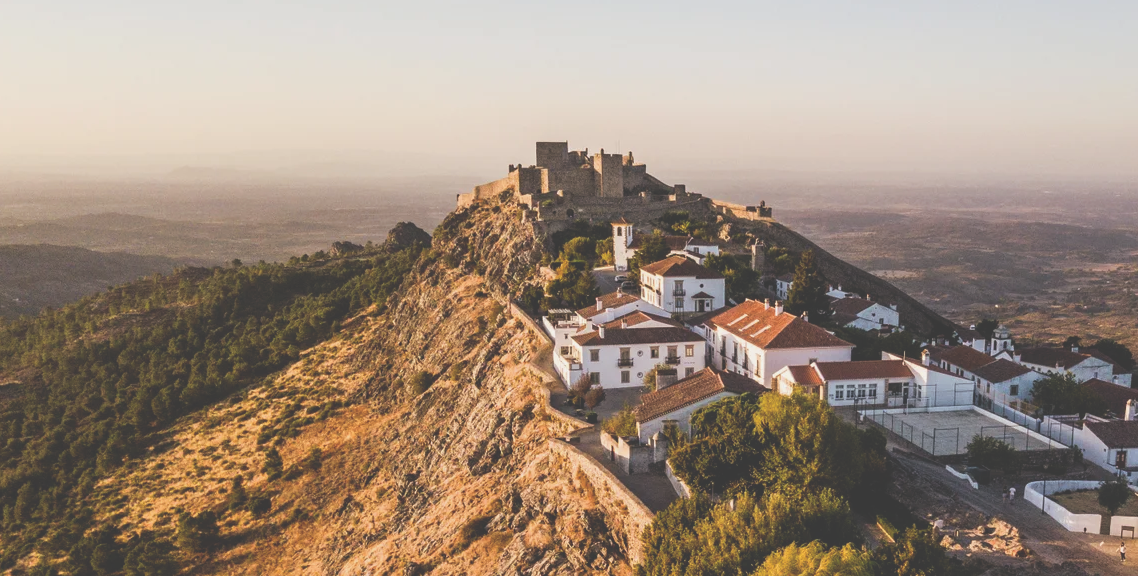
#> input picture Parte08/images/marvao/1.png, 1138 x 576 px, found by its file name
$ python main.py
#> lines starting #> are read from the running program, lines starting #| are printed output that depends on the picture; after the words box and inside, x2 and y2 are one past the last pixel; in counts of white or black regions, pixels touching at a corner belong together
#!/usr/bin/env python3

# Imports
import cv2 as cv
from copy import deepcopy

def main():
        # Read images
        img_1 = cv.imread('../images/castle/1.png')
#> img_1 is the input picture: shape (576, 1138, 3); mean B, G, R 124.3, 138.9, 156
        img_2 = cv.imread('../images/castle/2.png')
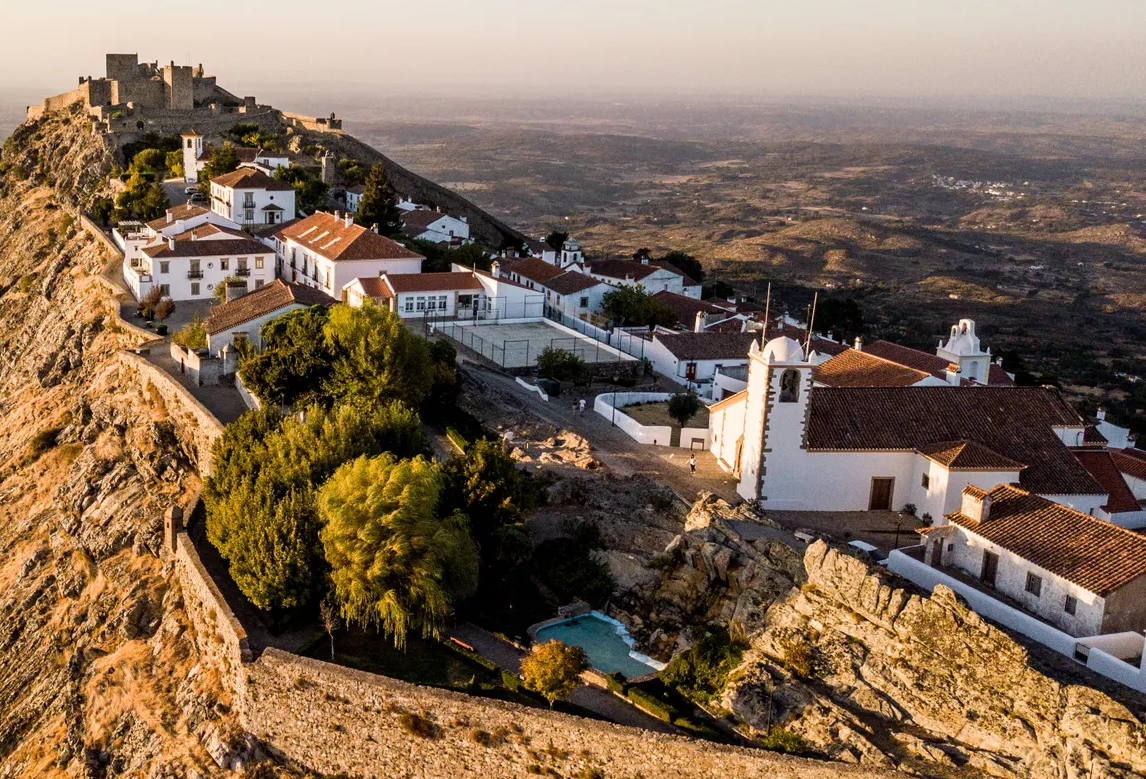
#> input picture Parte08/images/marvao/2.png, 1146 x 779 px, found by its file name
#> img_2 is the input picture: shape (779, 1146, 3); mean B, G, R 83, 104.3, 126.1

        # Create work copies
        img_1_gui = deepcopy(img_1)
        img_2_gui = deepcopy(img_2)

        # Create work window
        cv.namedWindow('Feature Matching', cv.WINDOW_NORMAL)

        # Convert images to gray
        gray_1 = cv.cvtColor(img_1_gui,cv.COLOR_BGR2GRAY)
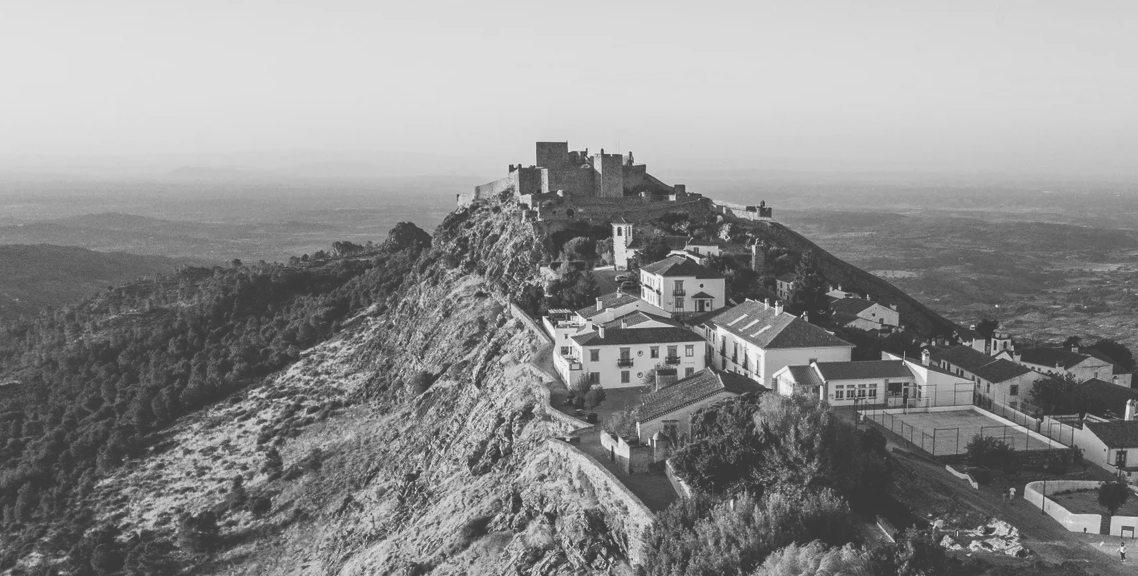
#> gray_1: shape (576, 1138); min 57, max 242, mean 142.3
        gray_2 = cv.cvtColor(img_2_gui,cv.COLOR_BGR2GRAY)
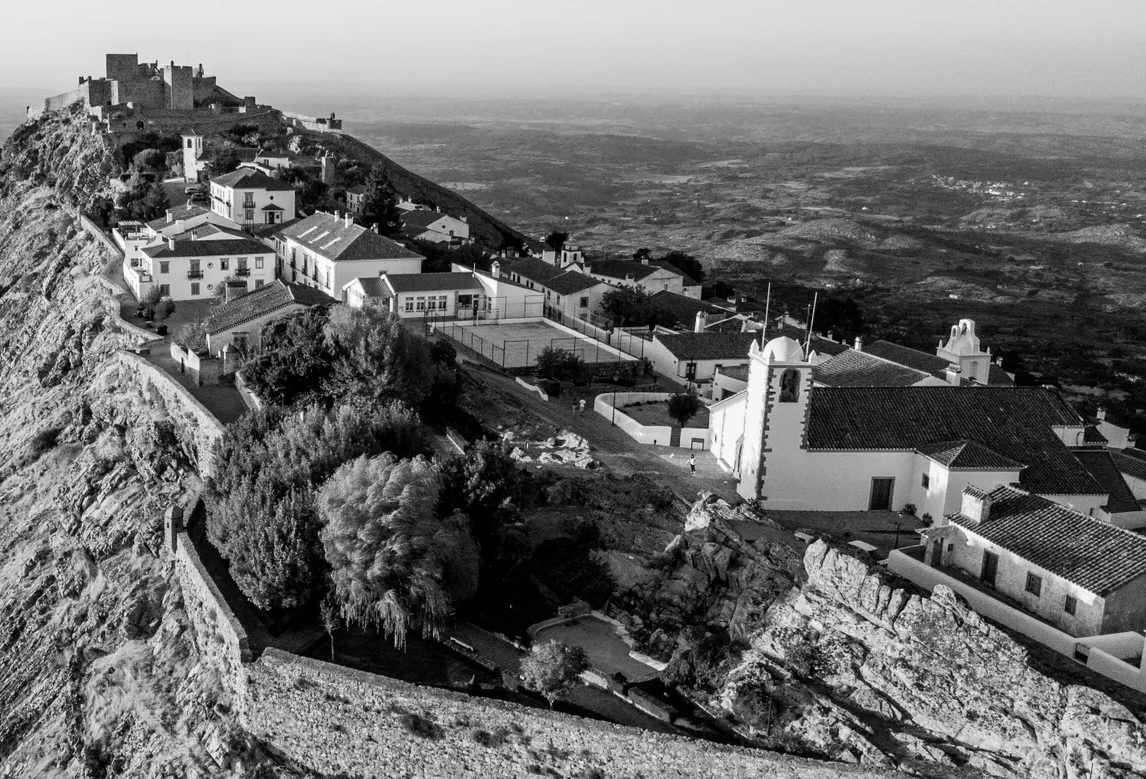
#> gray_2: shape (779, 1146); min 0, max 255, mean 108.4

        # Create SIFT object and apply it to the images
        sift = cv.SIFT_create(500)
        kp1, des1 = sift.detectAndCompute(gray_1,None)
#> kp1 = 500 keypoints; strongest (x, y, size): (747, 299, 1.8), (776, 303, 1.8), (672, 198, 4.4), (602, 150, 2.1)
        kp2, des2 = sift.detectAndCompute(gray_2,None)
#> kp2 = 500 keypoints; strongest (x, y, size): (271, 198, 2.3), (857, 339, 2.6), (317, 211, 2), (655, 441, 1.9)

        # Draws key points in the image
        cv.drawKeypoints(img_1_gui, kp1, img_1_gui)
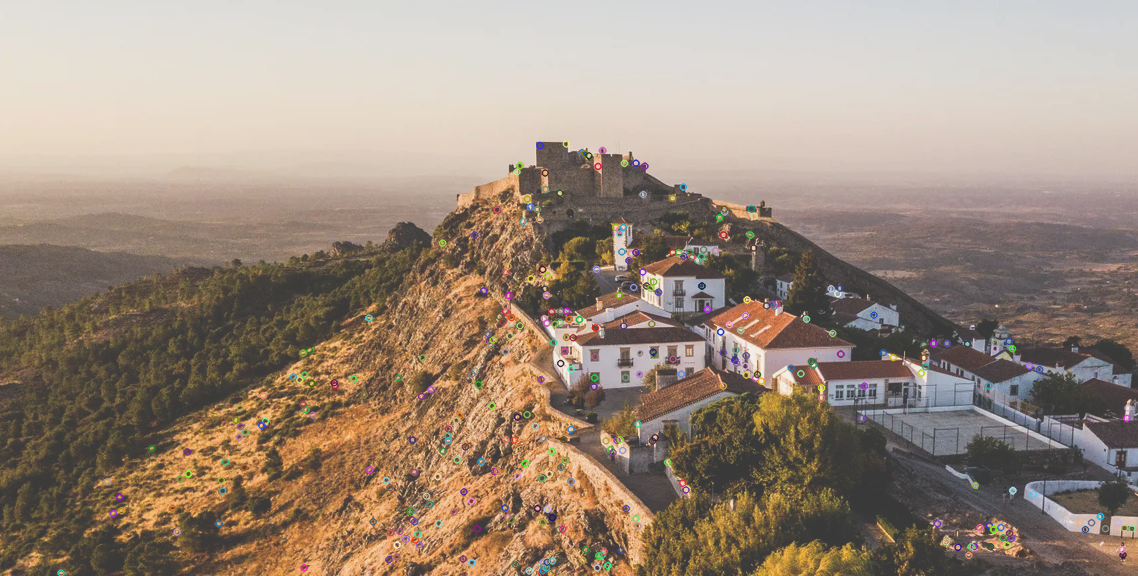
#> img_1_gui: shape (576, 1138, 3); 2.58% of pixels changed, all inside (x1, y1, x2, y2) = (56, 139, 1136, 576)
        cv.drawKeypoints(img_2_gui, kp2, img_2_gui)
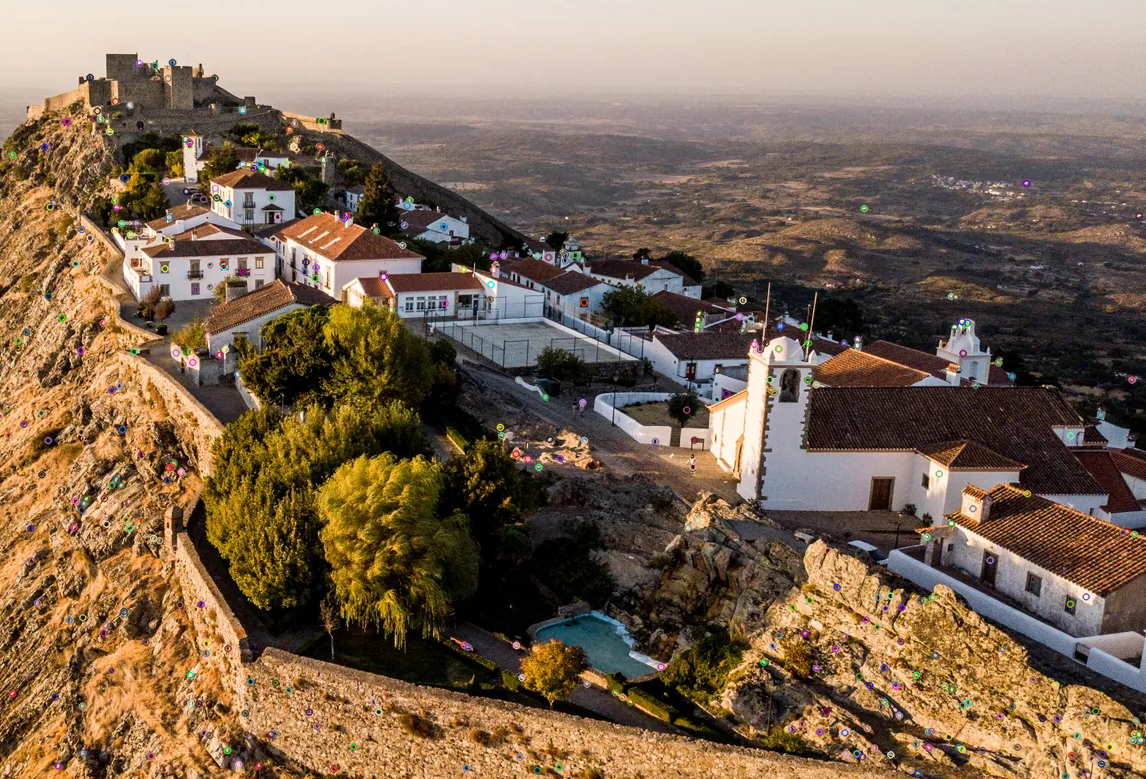
#> img_2_gui: shape (779, 1146, 3); 2.05% of pixels changed, all inside (x1, y1, x2, y2) = (4, 58, 1145, 779)

        # BFMatcher with default params
        bf = cv.BFMatcher()
        matches = bf.knnMatch(des1,des2,k=2)
#> matches = 500 matches

        # cv.drawMatchesKnn expects list of lists as matches.
        img3 = cv.drawMatchesKnn(img_1_gui, kp1, img_2_gui, kp2,matches, None, flags = cv.DrawMatchesFlags_NOT_DRAW_SINGLE_POINTS)
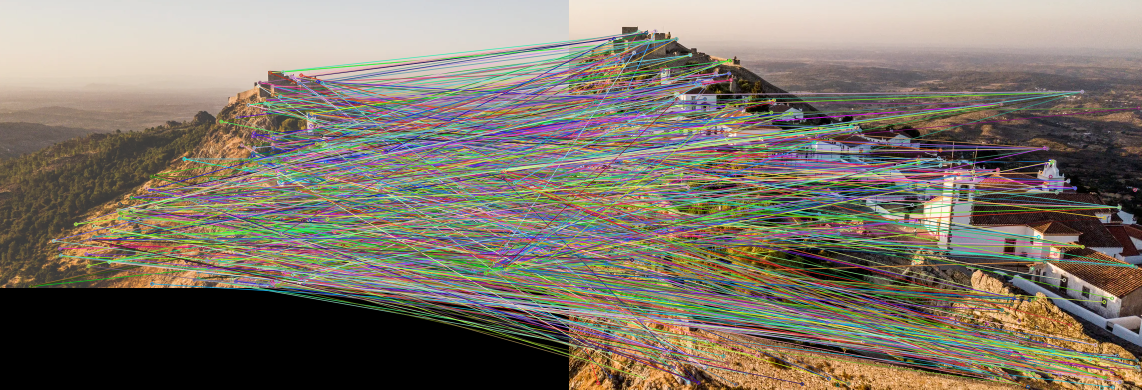
#> img3: shape (779, 2284, 3) (shown at 1/2 size); mean B, G, R 104.9, 116.8, 125.2

        # Show matching results
        cv.imshow('Feature Matching', img3)

        # Exit
        if cv.waitKey(0) == ord('q'):
#> (key q is pressed here)
                exit()
#> (the program exits here)
